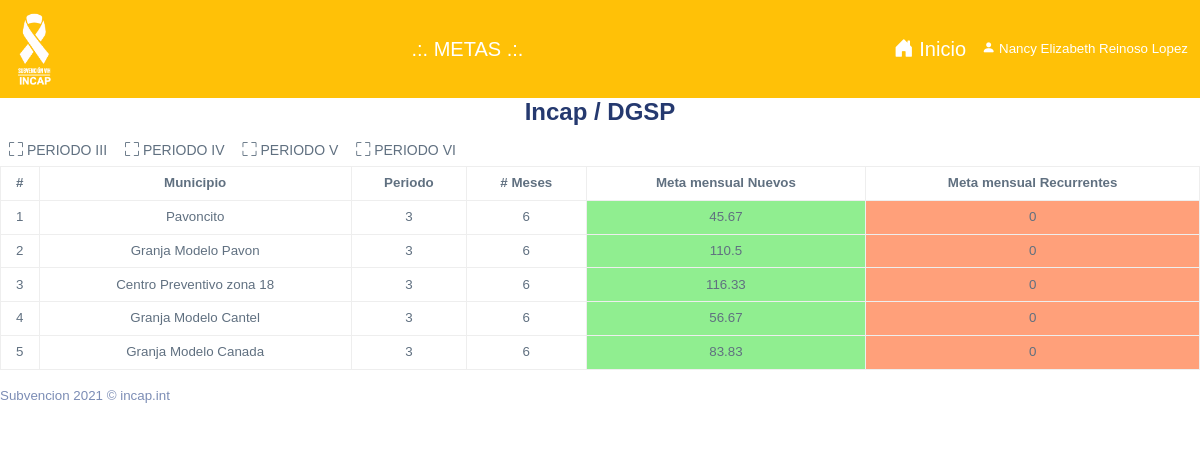
The app's page /vistas/enlacerp/poa/meta.php?id=4 (signed in) with its own data.
### tables this page shows
CREATE TABLE IF NOT EXISTS `usuario` (
  `idUsuario` INT NOT NULL,
  `persona_id` INT NOT NULL,
  `rol` VARCHAR(24) NOT NULL,
  `usuario` VARCHAR(32) NULL,
  `pass` LONGTEXT NULL,
  `subreceptor_id` INT NOT NULL,
  `estado` TINYINT NULL,
  PRIMARY KEY (`idUsuario`));

CREATE TABLE IF NOT EXISTS `persona` (
  `idPersona` INT NOT NULL,
  `codigo` VARCHAR(16) NULL,
  `nombre` VARCHAR(50) NULL,
  `apellido` VARCHAR(50) NULL,
  `telefono` VARCHAR(12) NULL,
  `correo` VARCHAR(45) NULL,
  PRIMARY KEY (`idPersona`));

CREATE TABLE IF NOT EXISTS `subreceptor` (
  `idSubreceptor` INT NOT NULL,
  `codigo` VARCHAR(24) NULL,
  `nombre` VARCHAR(100) NULL,
  `enatural` INT NULL DEFAULT NULL,
  `esabor` INT NULL DEFAULT NULL,
  `efemenino` INT NULL DEFAULT NULL,
  `elubricante` INT NULL DEFAULT NULL,
  `ppvih` FLOAT NULL DEFAULT NULL,
  `pautoprueba` FLOAT NULL DEFAULT NULL,
  PRIMARY KEY (`idSubreceptor`));

CREATE TABLE IF NOT EXISTS `resumen` (
  `idResumen` INT NOT NULL,
  `cobertura_id` INT NOT NULL,
  `periodo` INT NULL,
  `meses` INT NULL,
  `nuevo` FLOAT NULL,
  `recurrente` FLOAT NULL,
  `estado` TINYINT NULL,
  PRIMARY KEY (`idResumen`));

CREATE TABLE IF NOT EXISTS `catalogo` (
  `codigo` VARCHAR(24) NOT NULL,
  `nombre` VARCHAR(100) NULL,
  `descripcion` TEXT NULL,
  `categoria` VARCHAR(32) NULL,
  PRIMARY KEY (`codigo`));

### vistas/enlacerp/poa/meta.php (the view, shortened to what this page needs)
<?php
include_once('../../../bd/conexion.php');
$ID = $_SESSION['idUsuario'];
$SUBRECEPTOR = $_GET['id'];
?>
<!DOCTYPE html>
<html lang="es">
<head>
    <link rel="stylesheet" href="../../../assets/css/bootstrap.css">
    <link rel="stylesheet" href="../../../assets/vendors/bootstrap-icons/bootstrap-icons.css">
    <link rel="stylesheet" href="../../../assets/vendors/alertifyjs/css/alertify.rtl.css">
    <link rel="stylesheet" href="../../../assets/vendors/alertifyjs/css/themes/default.css">
    <link rel="stylesheet" href="../../../assets/css/app.css">
</head>
<body>
    <body>
    <nav class="navbar navbar-expand-lg navbar-dark bg-warning">
            <div class="container-fluid">
                <img src="../../../assets/images/vihinvertido.png" width="45" alt="">
                <a class="navbar-brand" href="#">.:. METAS .:.</a>
                <div class="d-grid gap-2 d-md-flex justify-content-md-end">
                <div class="collapse navbar-collapse" id="navbarSupportedContent">
                    <?php
                    $consulta1 = "SELECT p.nombre, p.apellido,u.usuario,r.nombre as rol,s.nombre as subreceptor FROM usuario u
                LEFT JOIN subreceptor s ON u.subreceptor_id = s.idSubreceptor
                LEFT JOIN catalogo r ON u.rol=r.codigo
                LEFT JOIN persona p ON p.idPersona=u.Persona_id WHERE u.idUsuario =$ID";
                    $res1 = $enlace->query($consulta1);
                    while ($usuario = mysqli_fetch_assoc($res1)) {
                    ?>
                            <a class="navbar-brand" href="../enlacerp.php"><em class="bi bi-house-door-fill"></em> Inicio</a>
                            <div class="dropdown">
                                <a class="btn-outline-secundary text-white" type="button" data-bs-toggle="dropdown">
                                    <em class="bi bi-person-fill"></em> <?php echo $usuario['nombre'] . ' ' . $usuario['apellido']; ?>
                                </a>
                            </div>
                        </div>
                    <?php }
                    $res1->close(); ?>
                </div>
            </div>
        </nav>
        <section class="section">
            <?php
            $sql = "SELECT idSubreceptor, codigo, nombre FROM subreceptor WHERE idSubreceptor = $SUBRECEPTOR";
            $resultado = mysqli_query($enlace, $sql);
            while ($subr = mysqli_fetch_assoc($resultado)) {
            ?>
                <div class="text-center">
                    <h4><?php echo $subr['nombre']; ?></h4>
                </div>
            <?php
            }
            ?>
            <ul class="nav nav-pills" id="pills-tab" role="tablist">
                <li class="nav-item" role="presentation">
                    <button class="btn btn-sm btn-secundary active" id="pills-semestre_3-tab" data-bs-toggle="pill" data-bs-target="#pills-semestre_3" type="button" role="tab" aria-controls="pills-semestre_3" aria-selected="true">
                        <i class="bi bi-fullscreen"></i> PERIODO III</button>
                </li>
                <li class="nav-item" role="presentation">
                    <button class="btn btn-sm btn-secundary" id="pills-semestre_4-tab" data-bs-toggle="pill" data-bs-target="#pills-semestre_4" type="button" role="tab" aria-controls="pills-semestre_4" aria-selected="false">
                        <i class="bi bi-fullscreen"></i> PERIODO IV</button>
                </li>
                <li class="nav-item" role="presentation">
                    <button class="btn btn-sm btn-secundary" id="pills-semestre_5-tab" data-bs-toggle="pill" data-bs-target="#pills-semestre_5" type="button" role="tab" aria-controls="pills-semestre_5" aria-selected="true">
                        <i class="bi bi-fullscreen"></i> PERIODO V</button>
                </li>
                <li class="nav-item" role="presentation">
                    <button class="btn btn-sm btn-secundary" id="pills-semestre_6-tab" data-bs-toggle="pill" data-bs-target="#pills-semestre_6" type="button" role="tab" aria-controls="pills-semestre_6" aria-selected="false">
                        <i class="bi bi-fullscreen"></i> PERIODO VI</button>
                </li>
            </ul>
            <div class="tab-content" id="pills-tabContent">
                <div class="tab-pane fade show active" id="pills-semestre_3" role="tabpanel" aria-labelledby="pills-semestre_3-tab">
                    <table class="table table-hover table-bordered">
                        <thead class="text-center">
                            <th>#</th>
                            <th>Municipio</th>
                            <th>Periodo</th>
                            <th># Meses</th>
                            <th>Meta mensual Nuevos</th>
                            <th>Meta mensual Recurrentes</th>
                        </thead>
                        <tbody class="text-center">
                            <?php
                            $contador1 = 1;
                            $consultaR = "SELECT t3.nombre as municipio, t1.periodo, t1.meses, t1.nuevo, t1.recurrente FROM resumen t1
                            LEFT JOIN cobertura t2 ON t2.idCobertura = t1.cobertura_id
                            LEFT JOIN catalogo t3 ON t3.codigo = t2.municipio WHERE t2.subreceptor_id = $SUBRECEPTOR AND t1.periodo = 3";
                            $resultadoR = $enlace->query($consultaR);
                            while ($resumen = $resultadoR->fetch_assoc()) {
                            ?>
                                <tr>
                                    <td><?php echo $contador1++; ?></td>
                                    <td><?php echo $resumen['municipio']; ?></td>
                                    <td><?php echo $resumen['periodo']; ?></td>
                                    <td><?php echo $resumen['meses']; ?></td>
                                    <td style="background-color:lightgreen;"><?php echo $resumen['nuevo']; ?></td>
                                    <td style="background-color:lightsalmon;"><?php echo $resumen['recurrente']; ?></td>
                                </tr>
                            <?php
                            }
                            ?>
                        </tbody>
                    </table>
                </div>
            </div>
        </section>
        <footer>
            <div class="footer clearfix mb-10 text-muted">
                <div class="float-start">
                    <p>Subvencion 2021 &copy; incap.int</p>
                </div>
            </div>
        </footer>
    </body>
</html>

### assets/css/app.css (style rules this page uses)
.btn i, .btn svg { width:16px; height:16px }
.bi { width:1rem; height:1rem }
a { text-decoration:none }
.mb-10, .my-10 { margin-bottom:3rem }

### vistas/enlacerp/poa/meta.php (style rules this page uses)
body { font-family: 'Nunito', sans-serif; font-size: smaller; }

### records on screen
usuario: persona.nombre "Nancy Elizabeth", persona.apellido "Reinoso Lopez"
subreceptor: nombre "Incap / DGSP"
resumen: catalogo.nombre "Pavoncito", periodo "3", meses "6", nuevo "45.67", recurrente "0"
resumen: catalogo.nombre "Granja Modelo Pavon", periodo "3", meses "6", nuevo "110.5", recurrente "0"
resumen: catalogo.nombre "Centro Preventivo zona 18", periodo "3", meses "6", nuevo "116.33", recurrente "0"
resumen: catalogo.nombre "Granja Modelo Cantel", periodo "3", meses "6", nuevo "56.67", recurrente "0"
resumen: catalogo.nombre "Granja Modelo Canada", periodo "3", meses "6", nuevo "83.83", recurrente "0"
